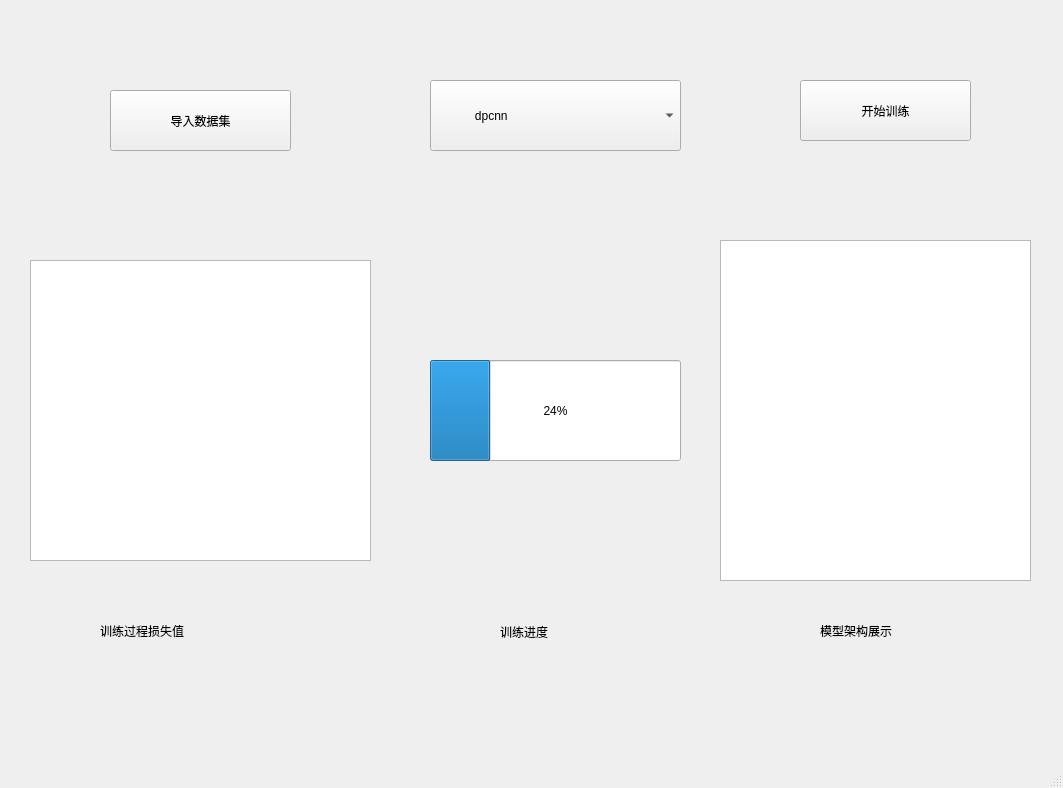
<?xml version="1.0" encoding="UTF-8"?>
<ui version="4.0">
 <class>MainWindow</class>
 <widget class="QMainWindow" name="MainWindow">
  <property name="geometry">
   <rect>
    <x>0</x>
    <y>0</y>
    <width>1063</width>
    <height>788</height>
   </rect>
  </property>
  <property name="windowTitle">
   <string>MainWindow</string>
  </property>
  <widget class="QWidget" name="centralwidget">
   <widget class="QLabel" name="label">
    <property name="geometry">
     <rect>
      <x>-10</x>
      <y>-10</y>
      <width>1091</width>
      <height>761</height>
     </rect>
    </property>
    <property name="text">
     <string/>
    </property>
    <property name="pixmap">
     <pixmap>image/background.jpg</pixmap>
    </property>
   </widget>
   <widget class="QComboBox" name="comboBox">
    <property name="geometry">
     <rect>
      <x>430</x>
      <y>80</y>
      <width>251</width>
      <height>71</height>
     </rect>
    </property>
    <property name="styleSheet">
     <string notr="true">font: 18pt &quot;微软雅黑&quot;;</string>
    </property>
    <property name="iconSize">
     <size>
      <width>64</width>
      <height>64</height>
     </size>
    </property>
    <item>
     <property name="text">
      <string>            dpcnn</string>
     </property>
    </item>
    <item>
     <property name="text">
      <string>            dpgcn</string>
     </property>
    </item>
    <item>
     <property name="text">
      <string>            dpgan</string>
     </property>
    </item>
   </widget>
   <widget class="QPushButton" name="pushButton">
    <property name="geometry">
     <rect>
      <x>110</x>
      <y>90</y>
      <width>181</width>
      <height>61</height>
     </rect>
    </property>
    <property name="styleSheet">
     <string notr="true">font: 18pt &quot;微软雅黑&quot;;</string>
    </property>
    <property name="text">
     <string>导入数据集</string>
    </property>
   </widget>
   <widget class="QPushButton" name="pushButton_2">
    <property name="geometry">
     <rect>
      <x>800</x>
      <y>80</y>
      <width>171</width>
      <height>61</height>
     </rect>
    </property>
    <property name="styleSheet">
     <string notr="true">font: 18pt &quot;微软雅黑&quot;;</string>
    </property>
    <property name="text">
     <string>开始训练</string>
    </property>
   </widget>
   <widget class="QTextBrowser" name="textBrowser">
    <property name="geometry">
     <rect>
      <x>30</x>
      <y>260</y>
      <width>341</width>
      <height>301</height>
     </rect>
    </property>
   </widget>
   <widget class="QLabel" name="label_2">
    <property name="geometry">
     <rect>
      <x>100</x>
      <y>620</y>
      <width>171</width>
      <height>21</height>
     </rect>
    </property>
    <property name="styleSheet">
     <string notr="true">font: 15pt &quot;微软雅黑&quot;;</string>
    </property>
    <property name="text">
     <string>训练过程损失值</string>
    </property>
   </widget>
   <widget class="QProgressBar" name="progressBar">
    <property name="geometry">
     <rect>
      <x>430</x>
      <y>360</y>
      <width>251</width>
      <height>101</height>
     </rect>
    </property>
    <property name="value">
     <number>24</number>
    </property>
   </widget>
   <widget class="QLabel" name="label_3">
    <property name="geometry">
     <rect>
      <x>500</x>
      <y>620</y>
      <width>108</width>
      <height>24</height>
     </rect>
    </property>
    <property name="styleSheet">
     <string notr="true">font: 15pt &quot;微软雅黑&quot;;</string>
    </property>
    <property name="text">
     <string>训练进度</string>
    </property>
   </widget>
   <widget class="QTextBrowser" name="textBrowser_2">
    <property name="geometry">
     <rect>
      <x>720</x>
      <y>240</y>
      <width>311</width>
      <height>341</height>
     </rect>
    </property>
   </widget>
   <widget class="QLabel" name="label_4">
    <property name="geometry">
     <rect>
      <x>820</x>
      <y>620</y>
      <width>131</width>
      <height>21</height>
     </rect>
    </property>
    <property name="styleSheet">
     <string notr="true">font: 15pt &quot;微软雅黑&quot;;</string>
    </property>
    <property name="text">
     <string>模型架构展示</string>
    </property>
   </widget>
  </widget>
  <widget class="QStatusBar" name="statusbar"/>
 </widget>
 <resources/>
 <connections/>
</ui>
